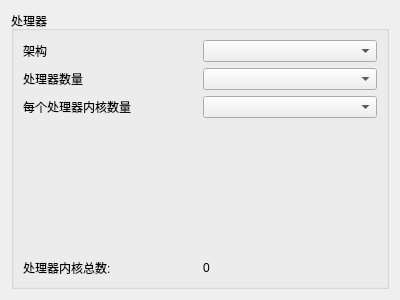
<?xml version="1.0" encoding="UTF-8"?>
<ui version="4.0">
 <class>CpuGroupWidget</class>
 <widget class="QWidget" name="CpuGroupWidget">
  <property name="geometry">
   <rect>
    <x>0</x>
    <y>0</y>
    <width>400</width>
    <height>300</height>
   </rect>
  </property>
  <property name="windowTitle">
   <string>Form</string>
  </property>
  <layout class="QGridLayout" name="gridLayout_2">
   <item row="0" column="0">
    <widget class="QGroupBox" name="groupBox">
     <property name="title">
      <string>处理器</string>
     </property>
     <layout class="QGridLayout" name="gridLayout">
      <item row="0" column="1">
       <widget class="QComboBox" name="archSeletion"/>
      </item>
      <item row="1" column="1">
       <widget class="QComboBox" name="CpuNumSelection"/>
      </item>
      <item row="2" column="0">
       <widget class="QLabel" name="label_3">
        <property name="text">
         <string>每个处理器内核数量</string>
        </property>
       </widget>
      </item>
      <item row="0" column="0">
       <widget class="QLabel" name="label">
        <property name="text">
         <string>架构</string>
        </property>
       </widget>
      </item>
      <item row="1" column="0">
       <widget class="QLabel" name="label_2">
        <property name="text">
         <string>处理器数量</string>
        </property>
       </widget>
      </item>
      <item row="2" column="1">
       <widget class="QComboBox" name="coreNumSelection"/>
      </item>
      <item row="3" column="1">
       <spacer name="verticalSpacer">
        <property name="orientation">
         <enum>Qt::Vertical</enum>
        </property>
        <property name="sizeHint" stdset="0">
         <size>
          <width>20</width>
          <height>40</height>
         </size>
        </property>
       </spacer>
      </item>
      <item row="4" column="0">
       <widget class="QLabel" name="label_4">
        <property name="text">
         <string>处理器内核总数:</string>
        </property>
       </widget>
      </item>
      <item row="4" column="1">
       <widget class="QLabel" name="totalCoreNumLabel">
        <property name="text">
         <string>0</string>
        </property>
       </widget>
      </item>
     </layout>
    </widget>
   </item>
  </layout>
 </widget>
 <resources/>
 <connections/>
</ui>
